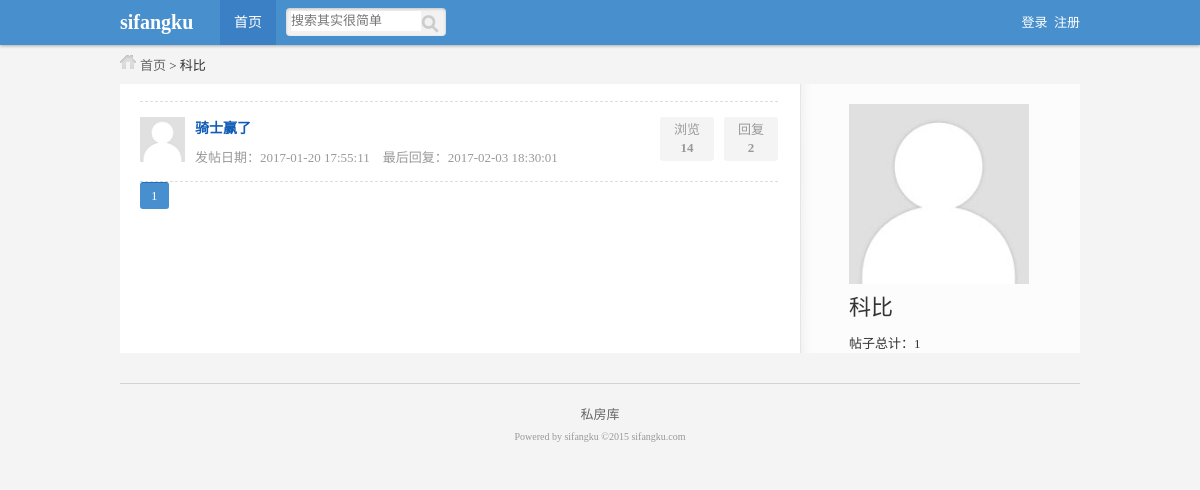
/member.php?id=4, run on an earlier commit of the app's database.
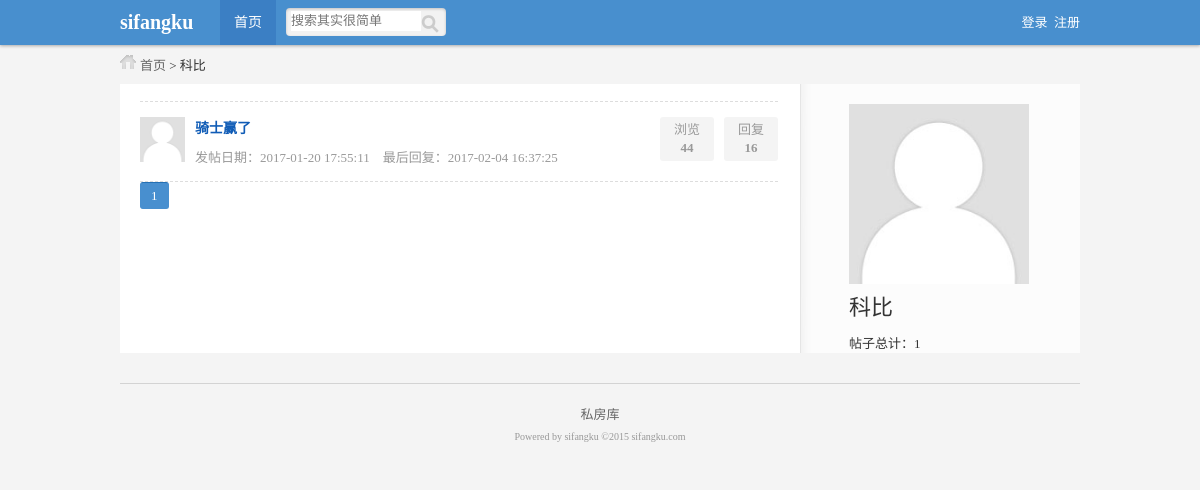
And on a later commit of the database.
### tables this page shows
CREATE TABLE IF NOT EXISTS `sfk_member` (
  `id` int(10) unsigned NOT NULL AUTO_INCREMENT,
  `name` varchar(32) NOT NULL,
  `pw` varchar(32) NOT NULL,
  `photo` varchar(255) NOT NULL,
  `register_time` datetime NOT NULL,
  `last_time` datetime NOT NULL,
  PRIMARY KEY (`id`)
);

CREATE TABLE IF NOT EXISTS `sfk_content` (
  `id` int(10) unsigned NOT NULL AUTO_INCREMENT,
  `module_id` int(10) unsigned NOT NULL,
  `title` varchar(255) NOT NULL,
  `content` text NOT NULL,
  `time` datetime NOT NULL,
  `member_id` int(10) unsigned NOT NULL,
  `times` int(10) unsigned NOT NULL,
  PRIMARY KEY (`id`)
);

CREATE TABLE IF NOT EXISTS `sfk_reply` (
  `id` int(10) unsigned NOT NULL AUTO_INCREMENT,
  `content_id` int(10) unsigned NOT NULL,
  `quote_id` int(10) unsigned NOT NULL DEFAULT '0',
  `content` text NOT NULL,
  `time` datetime NOT NULL,
  `member_id` int(10) unsigned NOT NULL,
  PRIMARY KEY (`id`)
);

### inc/tool.inc.php (called while the page is built, shortened)
<?php
function is_login($link){
    if (isset($_COOKIE['sfk']['name']) && isset($_COOKIE['sfk']['pw'])){
        $query="select * from sfk_member where name='{$_COOKIE['sfk']['name']}' and sha1(pw)='{$_COOKIE['sfk']['pw']}'";
        $result=execute($link,$query);
        if (mysqli_num_rows($result)==1){
            $data=mysqli_fetch_assoc($result);
            return $data['id'];
        }else{
            return false;
        }
    }else{
        return false;
    }
}
?>

### inc/mysql.inc.php (called while the page is built, shortened)
<?php
function execute($link,$query){
    $result=mysqli_query($link,$query);
    return $result;
}
function num($link,$sql_count){
    $result=execute($link,$sql_count);
    $count=mysqli_fetch_row($result);
    return $count[0];
}
?>

### member.php (the view, shortened to what this page needs)
<?php
include "inc/mysql.inc.php";
include "inc/tool.inc.php";
include "inc/page.inc.php";
$link=connect();
$template['title']='会员中心';
$template['css']=array('style/public.css','style/list.css','style/member.css');
$member_id=is_login($link);
$query="select * from sfk_member where id={$_GET['id']}";
$result_member=execute($link,$query);
$data_member=mysqli_fetch_assoc($result_member);
$query="select count(*) from sfk_content where member_id={$_GET['id']}";
$count_all=num($link,$query);
?>
<?php include_once "inc/header.inc.php"?>
<div id="position" class="auto">
    <a href="index.php">首页</a> &gt; <?php echo $data_member['name']?>
</div>
<div id="main" class="auto">
    <div id="left">
        <ul class="postsList">
            <?php
            $page=page($count_all,20);
            $query="select sfk_content.title,sfk_content.id,sfk_content.time,sfk_content.times,sfk_member.name,sfk_member.photo from sfk_content,sfk_member where sfk_content.member_id={$_GET['id']} AND sfk_content.member_id=sfk_member.id {$page['limit']}";
            $result_content=execute($link,$query);
            while($data_content=mysqli_fetch_assoc($result_content)){
                $query="select time from sfk_reply where content_id={$data_content['id']} order by id desc limit 0,1";
                $data_content['title']=htmlspecialchars($data_content['title']);
                $result_last_reply=execute($link,$query);
                if (mysqli_num_rows($result_last_reply)==0){
                    $last_time='暂无';
                }else{
                    $data_last_reply=mysqli_fetch_assoc($result_last_reply);
                    $last_time=$data_last_reply['time'];
                }
            ?>
            <li>
                <div class="smallPic">
                    <a href="#">
                        <img width="45" height="45" src="<?php if ($data_content['photo']!=''){echo $data_content['photo'];}else{echo 'style/photo.jpg';}?>" />
                    </a>
                </div>
                <div class="subject">
                    <div class="titleWrap"><h2><a href="show.php?id=<?php echo $data_content['id']?>"><?php echo $data_content['title']?></a></h2></div>
                    <p>
                        发帖日期：<?php echo $data_content['time']?>&nbsp;&nbsp;&nbsp;&nbsp;最后回复：<?php echo $last_time;?>
                    </p>
                </div>
                <div class="count">
                    <p>
                        回复<br />
                        <span>
                            <?php
                            $query="select count(*) from sfk_reply where content_id={$data_content['id']}";
                            echo num($link,$query);
                            ?>
                        </span>
                    </p>
                    <p>
                        浏览<br /><span><?php echo $data_content['times']?></span>
                    </p>
                </div>
            </li>
            <?php }?>
        </ul>
        <div class="pages">
            <?php echo $page['html'];?>
        </div>
    </div>
    <div id="right">
        <div class="member_big">
            <dl>
                <dt>
                    <img width="180" height="180" src="<?php if ($data_content['photo']!=''){echo $data_content['photo'];}else{echo 'style/photo.jpg';}?>" />
                </dt>
                <dd class="name"><?php echo $data_member['name'];?></dd>
                <dd>帖子总计：<?php echo $count_all;?></dd>
            </dl>
        </div>
    </div>
</div>
<?php include_once "inc/footer.inc.php"?>

### inc/header.inc.php (shortened to what this page needs)
<!DOCTYPE html>
<html lang="zh-CN">
<head>
    <?php
        foreach ($template['css'] as $val){
            echo "<link rel='stylesheet' type='text/css' href='{$val}'>";
        }
    ?>
</head>
<body>
<div class="header_wrap">
    <div id="header" class="auto">
        <div class="logo">sifangku</div>
        <div class="nav">
            <a class="hover" href="index.php">首页</a>
        </div>
        <div class="serarch">
            <form>
                <input class="keyword" type="text" name="keyword" placeholder="搜索其实很简单" />
                <input class="submit" type="submit" name="submit" value="" />
            </form>
        </div>
        <div class="login">
            <?php
                if (isset($member_id) && $member_id){
                    $str=<<<A
                    <a href="member.php?id={$member_id}">您好，{$_COOKIE['sfk']['name']}</a> <span style="color:#fff;">|</span> <a href="logout.php">退出</a>
A;
                    echo $str;
                }else{
                    $str=<<<A
                    <a href="login.php">登录</a>&nbsp;
                    <a href="register.php">注册</a>
A;
                    echo $str;
                }
            ?>
        </div>
    </div>
</div>

### inc/page.inc.php (shortened to what this page needs)
<?php
function page($count,$page_size,$num_btn=10,$page_name='page'){
    $page_count_all=ceil($count/$page_size);
    $start=($_GET[$page_name]-1)*$page_size;
    $limit="limit {$start},{$page_size}";
    $current_url=$_SERVER['REQUEST_URI'];
    $arr_current=parse_url($current_url);
    $current_path=$arr_current['path'];
    $url='';
    if (isset($arr_current['query'])){
        parse_str($arr_current['query'],$arr_query);
        unset($arr_query[$page_name]);
        if (empty($arr_query)){
            $url="{$current_path}?{$page_name}=";
            var_dump($arr_query);exit();
        }else{
            $other=http_build_query($arr_query);
            $url="{$current_path}?{$other}&{$page_name}=";
        }
    }else{
        $url="{$current_path}?{$page_name}=";
    }
    $html=array();
    if ($num_btn>=$page_count_all){
        for($i=1;$i<=$page_count_all;$i++){
            if ($_GET[$page_name]==$i){
                $html[$i]="<span>{$i}</span>";
            }else{
                $html[$i]="<a href='{$url}{$i}'>{$i}</a>";
            }
        }
    }
    $html=implode(' ',$html);
    $data=array(
        'limit'=>$limit,
        'html'=>$html
    );
    return $data;
}
?>

### inc/footer.inc.php (shortened to what this page needs)
<div id="footer" class="auto">
    <div class="bottom">
        <a>私房库</a>
    </div>
    <div class="copyright">Powered by sifangku ©2015 sifangku.com</div>
</div>
</body>
</html>

### style/public.css (style rules this page uses)
body,div,ul,ol,li,dl,dt,dd,h1,h2,h3,h4,h5,h6,form,input,textarea,p { margin:0px; padding:0px; font-size:13px; font-family:Tahoma; }
ul { list-style:none; }
img,a img { border:none; }
a { text-decoration:none; }
body { background:#f4f4f4; color:#333; }
.auto { width:960px; margin:0 auto; }
#position { background:url(style_icon.png) 0px -60px no-repeat; text-indent:20px; }
#position a { color:#666; }
.header_wrap { background:#488fce; box-shadow: 0 1px 3px rgba(0, 0, 0, 0.3); display: block; left: 0; position:fixed; top: 0; width: 100%; z-index: 10; }
#header { height:45px; line-height:45px; }
#header .logo { width:100px; font-size:20px; font-family:微软雅黑; font-weight:bold; color:#fff; float:left; }
#header .nav a { color:#fff; display:block; width:56px; float:left; text-align:center; font-size:14px; cursor:pointer; }
#header .nav a.hover { background:#3b7fc4; }
#header .serarch { background: none repeat scroll 0 0 #f2f2f2; border-radius: 4px; box-shadow: 0 1px 3px rgba(0, 0, 0, 0.2) inset; display: inline; float: left; height: 28px; margin: 8px 0 0 10px; padding:0; width: 160px; }
#header .serarch input.keyword { width:130px; height:20px; margin:3px 0 0 5px; display:block; float:left; border:0px; }
#header .serarch input.submit { background:url(style_icon.png) 0px -593px; border: 0 none; cursor: pointer; float: right; height: 28px; margin: 0; overflow: visible; padding: 0; text-align:left; width: 25px; float:right; }
#header .login { float:right; }
#header .login a { color:#fff; }
.pages span { background-color: #f8f8f8; border-color:#c9c9c9 #bdbdbd #b0b0b0; border-image:none; border-radius:3px; border-style:solid; border-width:1px; color:#666666; display:inline-block; line-height:13px; margin-right:3px; padding:6px 10px; text-decoration:none; background:#488fcf; border-color: #2470b5 #488fcf #488fcf; color:#fff; }
#footer { border-top:1px solid #d3d3d3; text-align:center; padding:20px 0; margin-top:30px; }
#footer a { color:#666; }
#footer .bottom { padding:0 0 8px 0; }
#footer .copyright { color: #999; font-size: 10px; text-align: center; }

### style/list.css (style rules this page uses)
#main { background:url(main_bg.png) repeat-y; margin-top:10px; }
#main #left { width:638px; padding:7px 20px; float:left; }
#main #right { width:282px; float:right; }
#main ul.postsList { margin:10px 0 0 0; border-top:1px dashed #ddd; }
#main ul.postsList li { border-bottom:1px dashed #ddd; padding:15px 0; }
#main ul.postsList li div.smallPic { width:55px; float:left; }
#main ul.postsList li div.subject { width:450px; float:left; }
#main ul.postsList li div.count { color: #999; line-height: 18px; text-align: center; }
#main ul.postsList li div.count p { background: none repeat scroll 0 0 #f4f4f4; border-radius: 3px; display: block; float: right; height: 36px; margin: 0 0 0 10px; overflow: hidden; padding: 4px 0; width: 54px; }
#main ul.postsList li div.count p span { font-weight:bold; }
#main ul.postsList li div.subject .titleWrap a,#main ul.postsList li div.subject .titleWrap h2 { font-size:14px; color:#105cb6; }
#main ul.postsList li div.subject .titleWrap h2 { display:inline; }
#main ul.postsList li div.subject p { color:#999; padding:10px 0 0 0; }

### style/member.css (style rules this page uses)
#main #right .member_big { margin:20px auto 0 auto; width:180px; }
#main #right .member_big dl dd { line-height:150%; }
#main #right .member_big dl dd.name { font-size: 22px; font-weight: 400; line-height:140%; padding:5px 0 10px 0px; }

What changed in the data, as far as the page shows it:
changed sfk_content "骑士赢了": sfk_reply.time "2017-02-03 18:30:01" → "2017-02-04 16:37:25"; query "2" → "16"; times "14" → "44"
